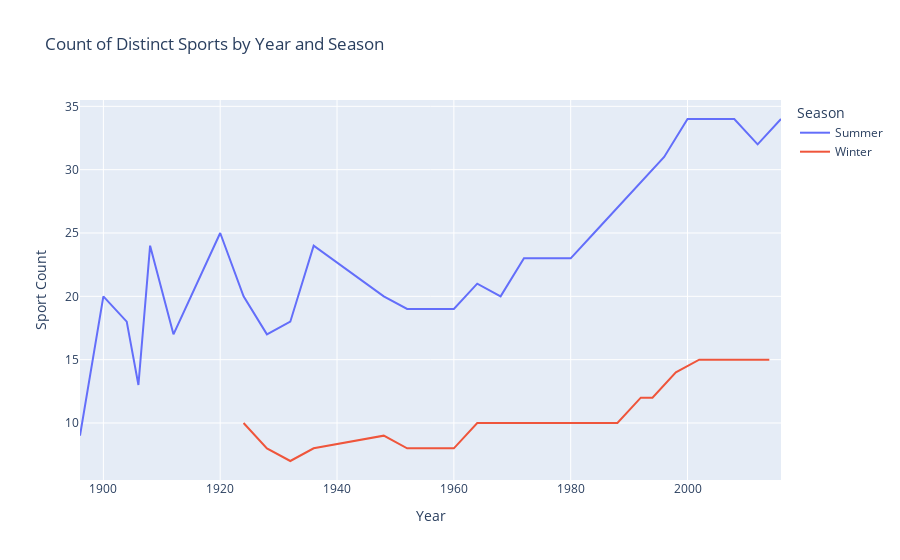

This figure's notebook cell:
### Markdown cell above
Let's plot this data using a [line plot](https://plotly.com/python/line-charts/), broken up by season!

### Code cell
# Create a line plot for Summer and Winter Olympics
fig = px.line(sport_count, x="year", y="sport", color="season", labels={"year": "Year", "sport":"Sport Count", "season":"Season"}, title="Count of Distinct Sports by Year and Season")

fig.show()

### Figure 1 — Plotly figure (JSON) as saved in the notebook; plotly's stock layout.template omitted (floating-point values rounded to 4 significant figures)
{"data": [{"hovertemplate": "Season=Summer<br>Year=%{x}<br>Sport Count=%{y}<extra></extra>", "legendgroup": "Summer", "line": {"color": "#636efa", "dash": "solid"}, "marker": {"symbol": "circle"}, "mode": "lines", "name": "Summer", "orientation": "v", "showlegend": true, "type": "scatter", "x": [1896, 1900, 1904, 1906, 1908, 1912, 1920, 1924, 1928, 1932, 1936, 1948, 1952, 1956, 1960, 1964, 1968, 1972, 1976, 1980, 1984, 1988, 1992, 1996, 2000, 2004, 2008, 2012, 2016], "xaxis": "x", "y": [9, 20, 18, 13, 24, 17, 25, 20, 17, 18, 24, 20, 19, 19, 19, 21, 20, 23, 23, 23, 25, 27, 29, 31, 34, 34, 34, 32, 34], "yaxis": "y"}, {"hovertemplate": "Season=Winter<br>Year=%{x}<br>Sport Count=%{y}<extra></extra>", "legendgroup": "Winter", "line": {"color": "#EF553B", "dash": "solid"}, "marker": {"symbol": "circle"}, "mode": "lines", "name": "Winter", "orientation": "v", "showlegend": true, "type": "scatter", "x": [1924, 1928, 1932, 1936, 1948, 1952, 1956, 1960, 1964, 1968, 1972, 1976, 1980, 1984, 1988, 1992, 1994, 1998, 2002, 2006, 2010, 2014], "xaxis": "x", "y": [10, 8, 7, 8, 9, 8, 8, 8, 10, 10, 10, 10, 10, 10, 10, 12, 12, 14, 15, 15, 15, 15], "yaxis": "y"}], "layout": {"legend": {"title": {"text": "Season"}, "tracegroupgap": 0}, "title": {"text": "Count of Distinct Sports by Year and Season"}, "xaxis": {"anchor": "y", "domain": [0, 1], "title": {"text": "Year"}}, "yaxis": {"anchor": "x", "domain": [0, 1], "title": {"text": "Sport Count"}}}}
